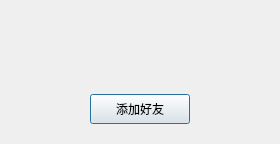
<?xml version="1.0" encoding="UTF-8"?>
<ui version="4.0">
 <class>FindSuccessDialog</class>
 <widget class="QDialog" name="FindSuccessDialog">
  <property name="geometry">
   <rect>
    <x>0</x>
    <y>0</y>
    <width>280</width>
    <height>130</height>
   </rect>
  </property>
  <property name="windowTitle">
   <string>Dialog</string>
  </property>
  <layout class="QVBoxLayout" name="verticalLayout">
   <item>
    <widget class="QWidget" name="widget" native="true">
     <layout class="QHBoxLayout" name="horizontalLayout">
      <item>
       <widget class="QLabel" name="head_lb">
        <property name="minimumSize">
         <size>
          <width>50</width>
          <height>50</height>
         </size>
        </property>
        <property name="maximumSize">
         <size>
          <width>50</width>
          <height>50</height>
         </size>
        </property>
        <property name="text">
         <string/>
        </property>
       </widget>
      </item>
      <item>
       <widget class="QLabel" name="name_lb">
        <property name="minimumSize">
         <size>
          <width>100</width>
          <height>0</height>
         </size>
        </property>
        <property name="text">
         <string/>
        </property>
       </widget>
      </item>
      <item>
       <spacer name="horizontalSpacer">
        <property name="orientation">
         <enum>Qt::Horizontal</enum>
        </property>
        <property name="sizeHint" stdset="0">
         <size>
          <width>40</width>
          <height>20</height>
         </size>
        </property>
       </spacer>
      </item>
     </layout>
    </widget>
   </item>
   <item>
    <widget class="QWidget" name="widget_2" native="true">
     <layout class="QHBoxLayout" name="horizontalLayout_2">
      <item>
       <widget class="ClickedBtn" name="add_friend_btn">
        <property name="minimumSize">
         <size>
          <width>100</width>
          <height>30</height>
         </size>
        </property>
        <property name="maximumSize">
         <size>
          <width>100</width>
          <height>30</height>
         </size>
        </property>
        <property name="text">
         <string>添加好友</string>
        </property>
       </widget>
      </item>
     </layout>
    </widget>
   </item>
  </layout>
 </widget>
 <customwidgets>
  <customwidget>
   <class>ClickedBtn</class>
   <extends>QPushButton</extends>
   <header location="global">clicked_btn.h</header>
  </customwidget>
 </customwidgets>
 <resources/>
 <connections/>
</ui>
